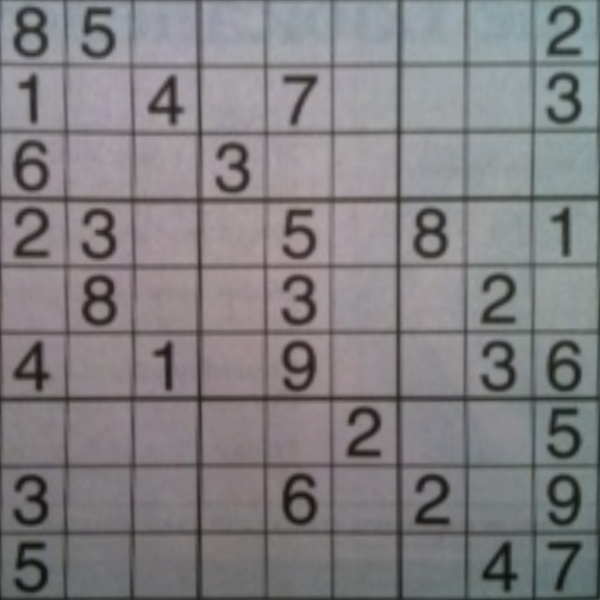
#> input picture sudoku.jpg, 600 x 600 px
$ python threshold.py
#> lines starting #> are read from the running program, lines starting #| are printed output that depends on the picture; after the words box and inside, x2 and y2 are one past the last pixel; in counts of white or black regions, pixels touching at a corner belong together
import numpy as np
import cv2 as cv
import matplotlib.pyplot as plt

path_img = "sudoku.jpg"
W = 600
H = 600
img = cv.imread(path_img,0)
#> img: shape (600, 600); min 14, max 172, mean 128.2
rows, cols = img.shape
#> rows = 600; cols = 600

img = cv.resize(img, (W,H))

img = cv.medianBlur(img, 3)

th = cv.adaptiveThreshold(img, 255,cv.ADAPTIVE_THRESH_MEAN_C,cv.THRESH_BINARY,17,7)
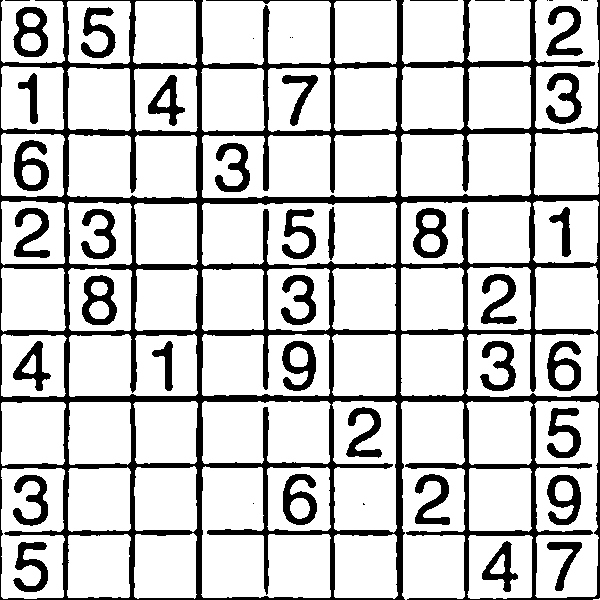
#> th: shape (600, 600); 79.1% white; 46 black regions (10 under 20 px), largest, box (x1, y1, x2, y2) and area: (0, 0, 600, 600) 50595, (13, 7, 48, 57) 934, (413, 208, 448, 258) 930

#th = cv.adaptiveThreshold(img, 255,cv.ADAPTIVE_THRESH_GAUSSIAN_C,cv.THRESH_BINARY,17,5)


cv.imshow("img",th)
k = cv.waitKey(0)
#> (key Esc is pressed here)
if k == ord("s"):
    cv.imwrite("fnl_sudoku.jpg",th)
